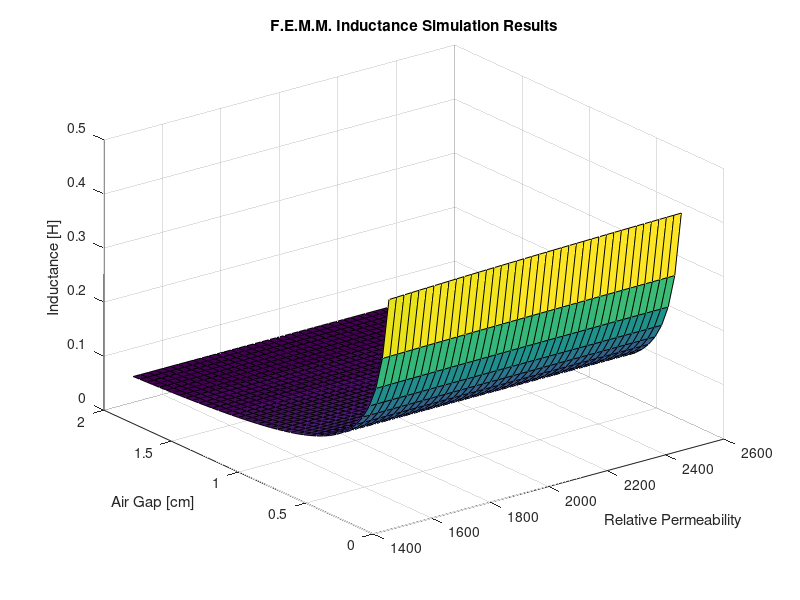

MATLAB code to generate this figure:
%% INDUCATANCE DATA ANALYSIS %%
% Small script for representation of the force simulation's output data.

clear
clc
close all

load('ind_results.mat')
R = 3.7; 
V_vect = [5,5,5,5,5,5,5];
I_vect = [0.46,0.66,0.725,0.86,0.925,1.005,1.01];
delta_vect = [0,1.8,2.4,6.56,9.99,14.04,17.8]/10;
L_vect=sqrt((V_vect./I_vect).^2 - R^2)./31.4;
L_sim = inductanceArray(:, 2);

%{
tiledlayout(2, 1)

nexttile
%}
surf(u, deltas, inductanceArray)
title("F.E.M.M. Inductance Simulation Results")
xlabel('Relative Permeability')
ylabel('Air Gap [cm]')
zlabel("Inductance [H]")
%{
nexttile
plot(deltas, L_sim)
hold on
plot(delta_vect, L_vect)
title("Inductance Simulation vs. Measurments")
xlabel('Air Gap [cm]')
ylabel('Inductance [H]')
%}